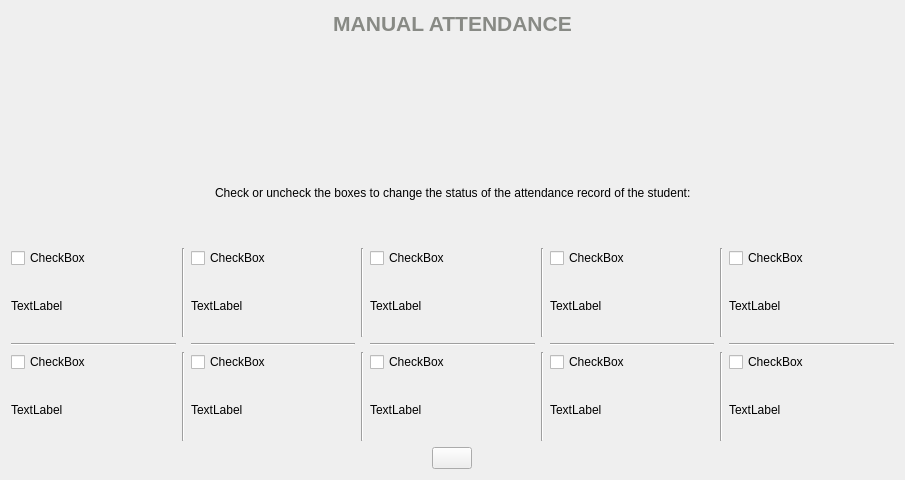
<?xml version="1.0" encoding="UTF-8"?>
<ui version="4.0">
 <class>manual_attendance</class>
 <widget class="QWidget" name="manual_attendance">
  <property name="geometry">
   <rect>
    <x>0</x>
    <y>0</y>
    <width>905</width>
    <height>480</height>
   </rect>
  </property>
  <property name="windowTitle">
   <string>Manual Attendance</string>
  </property>
  <property name="windowIcon">
   <iconset>
    <normaloff>assets/FaceAttend2.png</normaloff>assets/FaceAttend2.png</iconset>
  </property>
  <layout class="QGridLayout" name="grid_layout">
   <item row="0" column="0" colspan="3">
    <layout class="QGridLayout" name="grid_layout_1">
     <item row="0" column="0" alignment="Qt::AlignLeft">
      <widget class="QPushButton" name="button_back">
       <property name="text">
        <string/>
       </property>
       <property name="icon">
        <iconset>
         <normaloff>assets/return.png</normaloff>assets/return.png</iconset>
       </property>
       <property name="iconSize">
        <size>
         <width>32</width>
         <height>32</height>
        </size>
       </property>
       <property name="flat">
        <bool>true</bool>
       </property>
      </widget>
     </item>
     <item row="0" column="1" alignment="Qt::AlignHCenter">
      <widget class="QLabel" name="label_manual_attendance">
       <property name="text">
        <string>&lt;html&gt;&lt;head/&gt;&lt;body&gt;&lt;p align=&quot;center&quot;&gt;&lt;span style=&quot; font-size:16pt; font-weight:600; color:#888a85;&quot;&gt;MANUAL ATTENDANCE&lt;/span&gt;&lt;/p&gt;&lt;/body&gt;&lt;/html&gt;</string>
       </property>
      </widget>
     </item>
     <item row="0" column="2">
      <widget class="QLabel" name="label_spacer">
       <property name="text">
        <string/>
       </property>
      </widget>
     </item>
    </layout>
   </item>
   <item row="10" column="0" rowspan="2" colspan="3">
    <layout class="QGridLayout" name="grid_layout_2">
     <item row="0" column="4">
      <layout class="QVBoxLayout" name="vertical_layout_3">
       <item>
        <widget class="QCheckBox" name="checkbox_3">
         <property name="text">
          <string>CheckBox</string>
         </property>
         <property name="icon">
          <iconset>
           <normaloff>assets/user.png</normaloff>assets/user.png</iconset>
         </property>
         <property name="iconSize">
          <size>
           <width>64</width>
           <height>64</height>
          </size>
         </property>
        </widget>
       </item>
       <item>
        <widget class="QLabel" name="label_3">
         <property name="text">
          <string>TextLabel</string>
         </property>
        </widget>
       </item>
      </layout>
     </item>
     <item row="2" column="4">
      <layout class="QVBoxLayout" name="vertical_layout_8">
       <item>
        <widget class="QCheckBox" name="checkbox_8">
         <property name="text">
          <string>CheckBox</string>
         </property>
         <property name="icon">
          <iconset>
           <normaloff>assets/user.png</normaloff>assets/user.png</iconset>
         </property>
         <property name="iconSize">
          <size>
           <width>64</width>
           <height>64</height>
          </size>
         </property>
        </widget>
       </item>
       <item>
        <widget class="QLabel" name="label_8">
         <property name="text">
          <string>TextLabel</string>
         </property>
        </widget>
       </item>
      </layout>
     </item>
     <item row="0" column="2">
      <layout class="QVBoxLayout" name="vertical_layout_2">
       <item>
        <widget class="QCheckBox" name="checkbox_2">
         <property name="text">
          <string>CheckBox</string>
         </property>
         <property name="icon">
          <iconset>
           <normaloff>assets/user.png</normaloff>assets/user.png</iconset>
         </property>
         <property name="iconSize">
          <size>
           <width>64</width>
           <height>64</height>
          </size>
         </property>
        </widget>
       </item>
       <item>
        <widget class="QLabel" name="label_2">
         <property name="text">
          <string>TextLabel</string>
         </property>
        </widget>
       </item>
      </layout>
     </item>
     <item row="2" column="2">
      <layout class="QVBoxLayout" name="vertical_layout_7">
       <item>
        <widget class="QCheckBox" name="checkbox_7">
         <property name="text">
          <string>CheckBox</string>
         </property>
         <property name="icon">
          <iconset>
           <normaloff>assets/user.png</normaloff>assets/user.png</iconset>
         </property>
         <property name="iconSize">
          <size>
           <width>64</width>
           <height>64</height>
          </size>
         </property>
        </widget>
       </item>
       <item>
        <widget class="QLabel" name="label_7">
         <property name="text">
          <string>TextLabel</string>
         </property>
        </widget>
       </item>
      </layout>
     </item>
     <item row="0" column="0">
      <layout class="QVBoxLayout" name="vertical_layout_1">
       <item>
        <widget class="QCheckBox" name="checkbox_1">
         <property name="text">
          <string>CheckBox</string>
         </property>
         <property name="icon">
          <iconset>
           <normaloff>assets/user.png</normaloff>assets/user.png</iconset>
         </property>
         <property name="iconSize">
          <size>
           <width>64</width>
           <height>64</height>
          </size>
         </property>
        </widget>
       </item>
       <item>
        <widget class="QLabel" name="label_1">
         <property name="text">
          <string>TextLabel</string>
         </property>
        </widget>
       </item>
      </layout>
     </item>
     <item row="0" column="8">
      <layout class="QVBoxLayout" name="vertical_layout_5">
       <item>
        <widget class="QCheckBox" name="checkbox_5">
         <property name="text">
          <string>CheckBox</string>
         </property>
         <property name="icon">
          <iconset>
           <normaloff>assets/user.png</normaloff>assets/user.png</iconset>
         </property>
         <property name="iconSize">
          <size>
           <width>64</width>
           <height>64</height>
          </size>
         </property>
        </widget>
       </item>
       <item>
        <widget class="QLabel" name="label_5">
         <property name="text">
          <string>TextLabel</string>
         </property>
        </widget>
       </item>
      </layout>
     </item>
     <item row="0" column="7">
      <widget class="Line" name="v_line_4">
       <property name="orientation">
        <enum>Qt::Vertical</enum>
       </property>
      </widget>
     </item>
     <item row="1" column="0">
      <widget class="Line" name="h_line_1">
       <property name="orientation">
        <enum>Qt::Horizontal</enum>
       </property>
      </widget>
     </item>
     <item row="2" column="8">
      <layout class="QVBoxLayout" name="vertical_layout_10">
       <item>
        <widget class="QCheckBox" name="checkbox_10">
         <property name="text">
          <string>CheckBox</string>
         </property>
         <property name="icon">
          <iconset>
           <normaloff>assets/user.png</normaloff>assets/user.png</iconset>
         </property>
         <property name="iconSize">
          <size>
           <width>64</width>
           <height>64</height>
          </size>
         </property>
        </widget>
       </item>
       <item>
        <widget class="QLabel" name="label_10">
         <property name="text">
          <string>TextLabel</string>
         </property>
        </widget>
       </item>
      </layout>
     </item>
     <item row="0" column="6">
      <layout class="QVBoxLayout" name="vertical_layout_4">
       <item>
        <widget class="QCheckBox" name="checkbox_4">
         <property name="text">
          <string>CheckBox</string>
         </property>
         <property name="icon">
          <iconset>
           <normaloff>assets/user.png</normaloff>assets/user.png</iconset>
         </property>
         <property name="iconSize">
          <size>
           <width>64</width>
           <height>64</height>
          </size>
         </property>
        </widget>
       </item>
       <item>
        <widget class="QLabel" name="label_4">
         <property name="text">
          <string>TextLabel</string>
         </property>
        </widget>
       </item>
      </layout>
     </item>
     <item row="0" column="1">
      <widget class="Line" name="v_line_1">
       <property name="orientation">
        <enum>Qt::Vertical</enum>
       </property>
      </widget>
     </item>
     <item row="2" column="6">
      <layout class="QVBoxLayout" name="vertical_layout_9">
       <item>
        <widget class="QCheckBox" name="checkbox_9">
         <property name="text">
          <string>CheckBox</string>
         </property>
         <property name="icon">
          <iconset>
           <normaloff>assets/user.png</normaloff>assets/user.png</iconset>
         </property>
         <property name="iconSize">
          <size>
           <width>64</width>
           <height>64</height>
          </size>
         </property>
        </widget>
       </item>
       <item>
        <widget class="QLabel" name="label_9">
         <property name="text">
          <string>TextLabel</string>
         </property>
        </widget>
       </item>
      </layout>
     </item>
     <item row="2" column="1">
      <widget class="Line" name="v_line_5">
       <property name="orientation">
        <enum>Qt::Vertical</enum>
       </property>
      </widget>
     </item>
     <item row="2" column="0">
      <layout class="QVBoxLayout" name="vertical_layout_6">
       <item>
        <widget class="QCheckBox" name="checkbox_6">
         <property name="text">
          <string>CheckBox</string>
         </property>
         <property name="icon">
          <iconset>
           <normaloff>assets/user.png</normaloff>assets/user.png</iconset>
         </property>
         <property name="iconSize">
          <size>
           <width>64</width>
           <height>64</height>
          </size>
         </property>
        </widget>
       </item>
       <item>
        <widget class="QLabel" name="label_6">
         <property name="text">
          <string>TextLabel</string>
         </property>
        </widget>
       </item>
      </layout>
     </item>
     <item row="2" column="5">
      <widget class="Line" name="v_line_7">
       <property name="orientation">
        <enum>Qt::Vertical</enum>
       </property>
      </widget>
     </item>
     <item row="0" column="5">
      <widget class="Line" name="v_line_3">
       <property name="orientation">
        <enum>Qt::Vertical</enum>
       </property>
      </widget>
     </item>
     <item row="2" column="3">
      <widget class="Line" name="v_line_6">
       <property name="orientation">
        <enum>Qt::Vertical</enum>
       </property>
      </widget>
     </item>
     <item row="0" column="3">
      <widget class="Line" name="v_line_2">
       <property name="orientation">
        <enum>Qt::Vertical</enum>
       </property>
      </widget>
     </item>
     <item row="2" column="7">
      <widget class="Line" name="v_line_8">
       <property name="orientation">
        <enum>Qt::Vertical</enum>
       </property>
      </widget>
     </item>
     <item row="1" column="2">
      <widget class="Line" name="h_line_2">
       <property name="orientation">
        <enum>Qt::Horizontal</enum>
       </property>
      </widget>
     </item>
     <item row="1" column="4">
      <widget class="Line" name="h_line_3">
       <property name="orientation">
        <enum>Qt::Horizontal</enum>
       </property>
      </widget>
     </item>
     <item row="1" column="6">
      <widget class="Line" name="h_line_4">
       <property name="orientation">
        <enum>Qt::Horizontal</enum>
       </property>
      </widget>
     </item>
     <item row="1" column="8">
      <widget class="Line" name="h_line_5">
       <property name="orientation">
        <enum>Qt::Horizontal</enum>
       </property>
      </widget>
     </item>
    </layout>
   </item>
   <item row="13" column="0" colspan="3" alignment="Qt::AlignHCenter">
    <widget class="QPushButton" name="button_update">
     <property name="text">
      <string/>
     </property>
     <property name="icon">
      <iconset>
       <normaloff>assets/tick.png</normaloff>assets/tick.png</iconset>
     </property>
     <property name="iconSize">
      <size>
       <width>32</width>
       <height>32</height>
      </size>
     </property>
     <property name="flat">
      <bool>false</bool>
     </property>
    </widget>
   </item>
   <item row="8" column="1" alignment="Qt::AlignHCenter|Qt::AlignVCenter">
    <widget class="QLabel" name="label_update_icon">
     <property name="text">
      <string/>
     </property>
     <property name="pixmap">
      <pixmap>assets/file.png</pixmap>
     </property>
     <property name="scaledContents">
      <bool>true</bool>
     </property>
    </widget>
   </item>
   <item row="9" column="1" alignment="Qt::AlignHCenter|Qt::AlignVCenter">
    <widget class="QLabel" name="label_placeholder">
     <property name="text">
      <string>Check or uncheck the boxes to change the status of the attendance record of the student:</string>
     </property>
    </widget>
   </item>
  </layout>
 </widget>
 <tabstops>
  <tabstop>checkbox_1</tabstop>
  <tabstop>checkbox_2</tabstop>
  <tabstop>checkbox_3</tabstop>
  <tabstop>checkbox_4</tabstop>
  <tabstop>checkbox_5</tabstop>
  <tabstop>checkbox_6</tabstop>
  <tabstop>checkbox_7</tabstop>
  <tabstop>checkbox_8</tabstop>
  <tabstop>checkbox_9</tabstop>
  <tabstop>checkbox_10</tabstop>
  <tabstop>button_update</tabstop>
  <tabstop>button_back</tabstop>
 </tabstops>
 <resources>
  <include location="FaceAttend.qrc"/>
 </resources>
 <connections/>
</ui>
